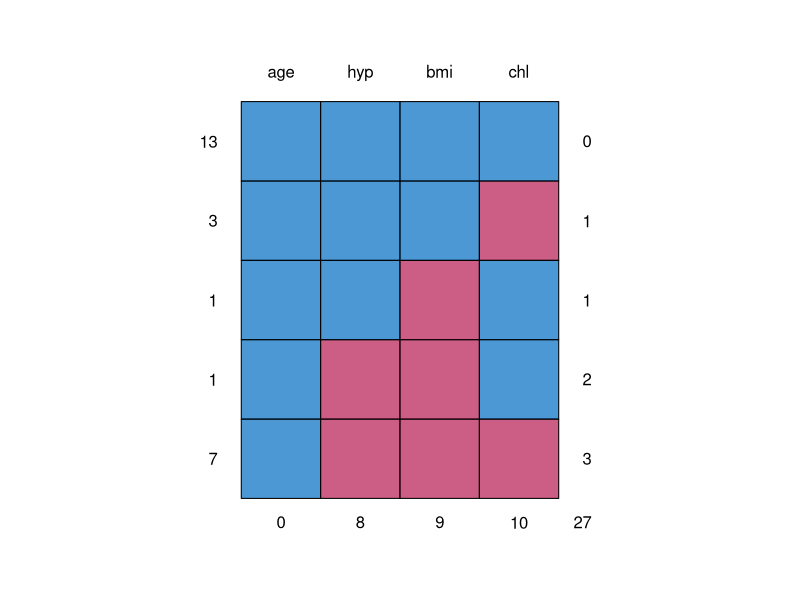
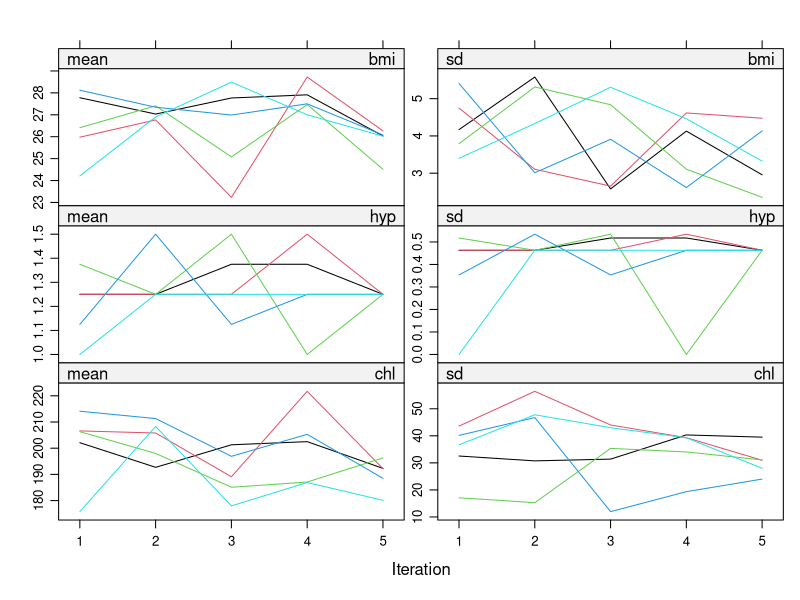
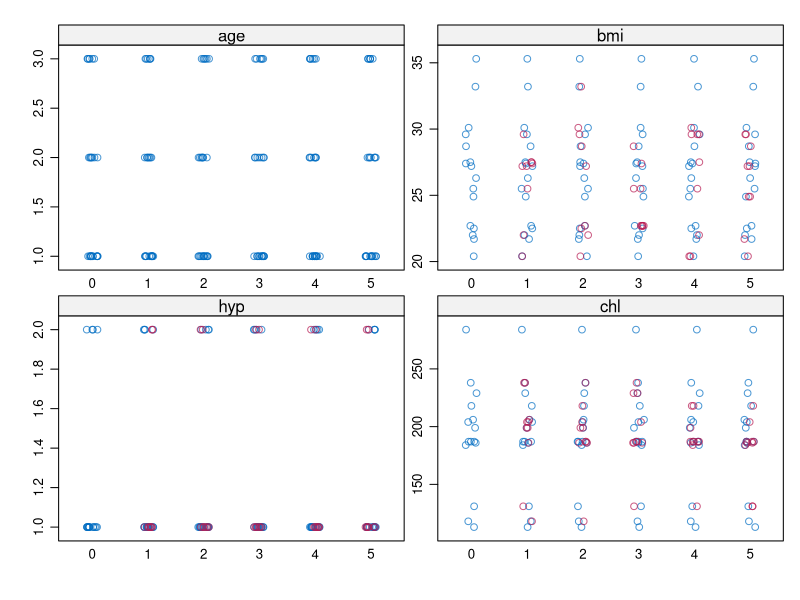
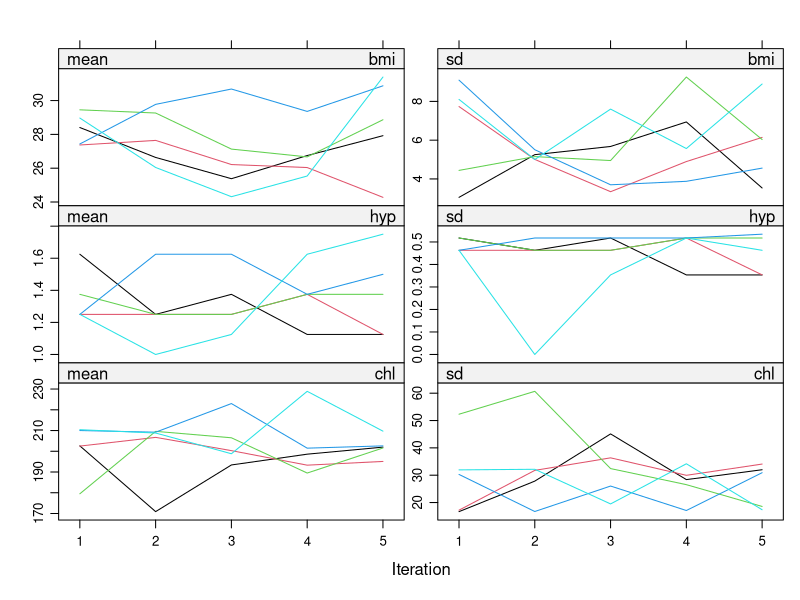

Write the R code that produced these figures, in order.
# An introduction to mice

# Intro to Rstudio --------------------------------------------------------

# A quick intro to Rstudio
# Panels: Console; Source, Environment; Files
# Good practice: write scripts
# Use projects
# Use templates
# <- vs =
# Code formatting and Ctrl/Cmd-I

# mice computational resource ---------------------------------------------

# The mice package can be found at:
# https://cran.r-project.org/web/packages/mice/index.html
# GitHub page is here:
# https://github.com/stefvanbuuren/mice
# A number of vignettes and code examples at the bottom of that page
# The whole mice book is here:
# https://stefvanbuuren.name/fimd/sec-selective.html

# The mice package --------------------------------------------------------

library(mice)

# The data set we will use is nhanes:
help(nhanes)
head(nhanes)
str(nhanes)
summary(nhanes)
# 4 variables
# Age group, ordinal
# BMI
# Hypertensive (1 = no, 2 = yes)
# Cholesterol level
# We are interested in predicting cholesterol level from the other variables

# Show the missingness pattern
md.pattern(nhanes)
# Blue = observed, pink = missing

# Fit a first regression model
fit = lm(chl ~ ., data = nhanes)
summary(fit)
# No warnings but how many values did it fit to?
fit$fitted.values


# Single imputation -------------------------------------------------------

# NOTE: the mice command has a seed argument due to its use of random sampling, so if you want repeatable results please include it below, e.g. seed = 123

# Get the missing values filled in by basic mean imputation
imp = mice(nhanes, method = "mean", m = 1, maxit = 1)
str(imp)

# Access the complete data with 
complete(imp)
# Can check this with colMeans(nhanes, na.rm = TRUE)

# A better version is with regression imputation
imp2 = mice(nhanes, method = "norm.predict", m = 1, maxit = 1)
str(imp2)
complete(imp2)

# Could now run the regression on the completed data
fit2 = lm(bmi ~ ., data = complete(imp2))
summary(fit2)
# Look at the standard errors - all gone down

# Another version - this time use the stochastic regression approach
imp3 = mice(nhanes, method = "norm.nob", m = 1, maxit = 1)
fit3 = lm(bmi ~ ., data = complete(imp3))
summary(fit3)

# Multiple imputation -----------------------------------------------------

# The default mice arguments is for 5 imputations, over 5 iterations where the default methods are c("pmm", "logreg", "polyreg", "polr") corresponding to numeric data, binary factor data, multi-level factor data, and multi-level ordered factor data respectively

imp4 = mice(nhanes) # Can add m = 3 for different numbers of imputed data sets

# Show the different imputed data sets
imp4$imp
# The columns are the different imputed values for each missing observation

# You can export these data sets in different formats
complete(imp4, "long") 
# The original data set only had nrow(nhanes) = 25 observations
# This now as 5*25 = 125 rows
# You can also do it by binding the columns together with 
# complete(imp4, "broad")
# complete(imp4, "repeated") # Similar to above but each column repeated

# One thing you might have noticed is the predictor matrix
imp4
# This says which variables are used to impute the others
# If you want to change the predictor matrix you can extract it, change it, then give it back to mice
pred = imp4$predictorMatrix
# Suppose you don't want hypertension to help you impute the variables
# This might occur when you have known collinearity or many variables
pred[ ,"hyp"] <- 0
pred
imp5 = mice(nhanes, pred = pred, print = FALSE)
# There are some convenience functions for quickly selecting which predictors are used for the imputation (see ?quickpred)


# Finer algorithm details -------------------------------------------------

# The default plotting uses (slightly ugly) lattice plots
plot(imp5)
# The x-axis of the plot specify the iteration number (note this is the iteration not the number of imputations which is the different lines). 
# If it has 'worked' then the lines should jump around and not lie parallel
# Remember - no age as it's fully observed
# It's often worth increasing the number of iterations to get a better picture of convergence

# A strip plot can be obtained to see the behaviour of the imputed values
stripplot(imp5)
# Should show the missing data (red) against the observed (blue)

# The methods used to perform the imputation for each variable can be found via:
imp5$method
# These are all numeric variables so partial mean matching was used everywhere - this seems wrong...

# We can manually change the types of these variables, or we can just use the ...
str(nhanes2)
# ... data set

imp6 = mice(nhanes2, print = FALSE)
imp6$method

# Now look at the imputed values
complete(imp6)

# The full list of methods is given as:
methods(mice)

# We can extract the method from the last run and re-do it with a new method
meth_new = imp6$meth 
meth_new[2] = "norm" # ?mice.impute.norm - Bayesian LR

imp7 = mice(nhanes2, method = meth_new, print = FALSE)
imp7$method
plot(imp7)


# Running models with imputed data sets -----------------------------------

# You can fit a model using the imputed object from a mice run
fit4 = with(imp7, lm(chl ~ bmi + age + hyp)) # Annoyingly doesn't work with a data argument, or .
summary(fit4) # This has fitted the model to each data set in turn

# We can pick out individual fits, e.g.
summary(fit4$analyses[[2]])

# We can combine these fits together into one model
pool_fit = pool(fit4)
summary(pool_fit)

# pool_fit contains even more info
pool_fit
# lambda measures the proportion of total variance due to missingness the influence of the missing data on the model
# riv is the residual increase in variance due to to missingness
# fmi is the fraction of missing information
# If these values are high (fmi > 0.5?) then this indicates a poorly fitting imputation model. You might want to remove some of the variables from the imputation predictor matrix
